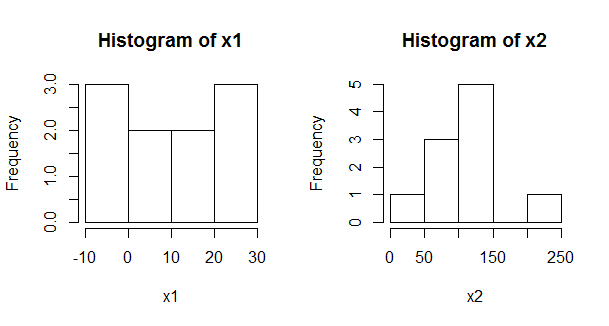

The R source for this figure:
# Simulate a normal two times
x1 = rnorm(10, 10, 10)
x2 = rnorm(10, 100, 100)

# Compare simulations
par(mfrow = c(1,2))
hist(x1)
hist(x2)
